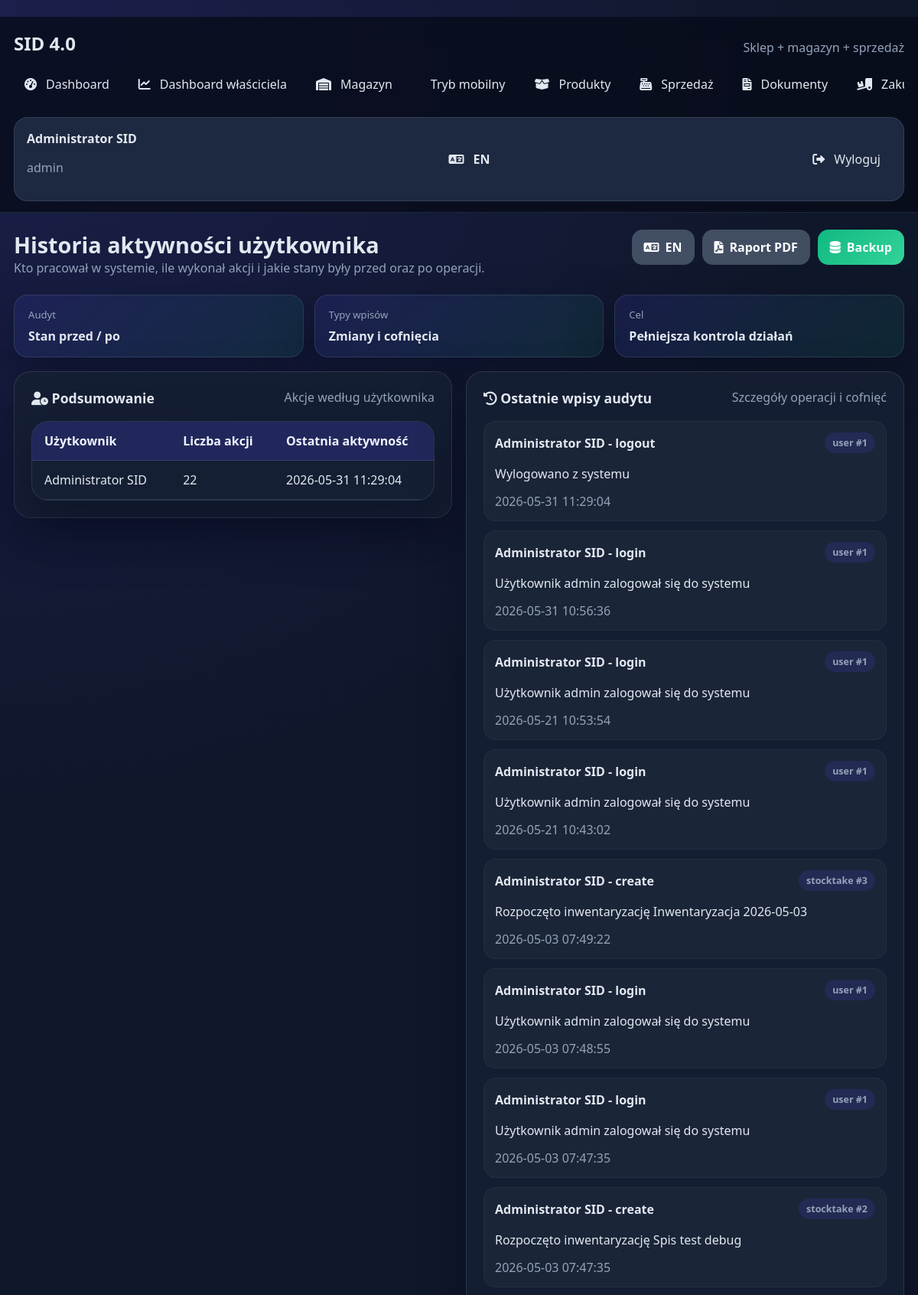
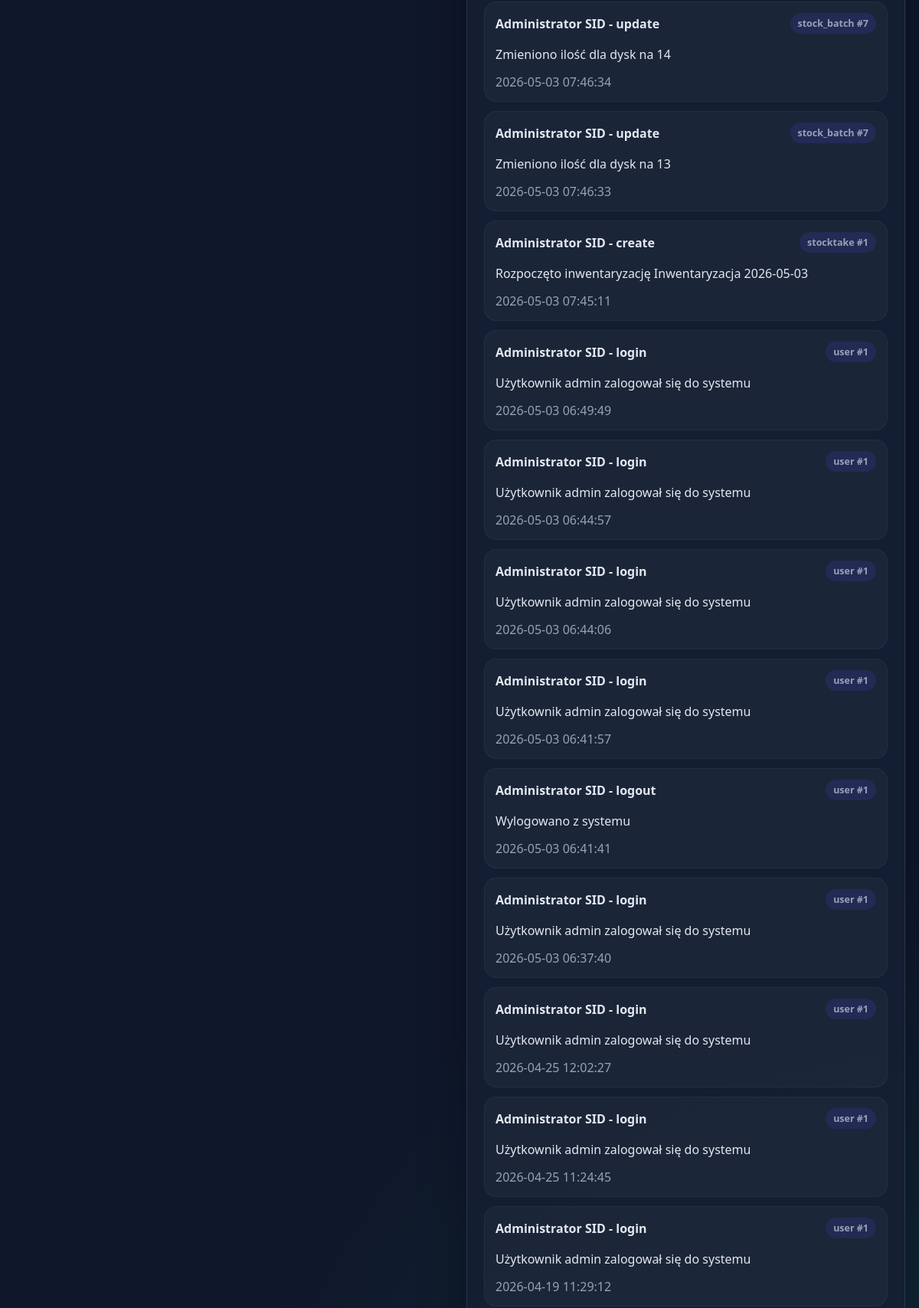
/user-activity (signed in, upper part), run on the app's committed database (2 pictures, top to bottom).
### tables this page shows
CREATE TABLE users (
        id INTEGER PRIMARY KEY AUTOINCREMENT,
        username TEXT UNIQUE NOT NULL,
        full_name TEXT NOT NULL,
        password_hash TEXT NOT NULL,
        role TEXT NOT NULL,
        active INTEGER NOT NULL DEFAULT 1,
        created_at TEXT NOT NULL
    );

CREATE TABLE audit_log (
        id INTEGER PRIMARY KEY AUTOINCREMENT,
        user_id INTEGER,
        action TEXT NOT NULL,
        entity TEXT NOT NULL,
        entity_id TEXT,
        details TEXT NOT NULL,
        created_at TEXT NOT NULL, before_state TEXT NOT NULL DEFAULT '', after_state TEXT NOT NULL DEFAULT '',
        FOREIGN KEY(user_id) REFERENCES users(id)
    );

### project.py (the view)
@app.route("/user-activity")
@login_required
@role_required("admin", "manager")
def user_activity():
    return render_template("user_activity.html", activity=get_user_activity(), recent_audit=get_recent_audit(30))

### project.py (called while the page is built)
def clean_value(value, default=""):
    if value is None:
        return default
    return str(value).strip()

def get_current_language():
    lang = clean_value(session.get("lang"), "pl").lower()
    return lang if lang in SUPPORTED_LANGUAGES else "pl"

def tr(pl_text, en_text):
    return en_text if get_current_language() == "en" else pl_text

def current_language_label():
    return "EN" if get_current_language() == "en" else "PL"

def opposite_language():
    return "pl" if get_current_language() == "en" else "en"

def get_db():
    connection = sqlite3.connect(DATABASE, factory=ManagedSQLiteConnection)
    connection.row_factory = sqlite3.Row
    return connection

def query_all(sql, params=()):
    with get_db() as connection:
        return connection.execute(sql, params).fetchall()

def query_one(sql, params=()):
    with get_db() as connection:
        return connection.execute(sql, params).fetchone()

@app.before_request
def load_logged_user():
    user_id = session.get("user_id")
    g.user = None
    if user_id:
        g.user = query_one("SELECT * FROM users WHERE id = ? AND active = 1", (user_id,))

@app.context_processor
def inject_globals():
    return {
        "current_user": g.user,
        "roles": ROLES,
        "demo_mode": session.get("demo_mode", False),
        "current_language": get_current_language(),
        "current_language_label": current_language_label(),
        "opposite_language": opposite_language(),
        "supported_languages": SUPPORTED_LANGUAGES,
        "tr": tr,
    }

def login_required(view):
    @wraps(view)
    def wrapped_view(**kwargs):
        if g.user is None:
            return redirect(url_for("login"))
        return view(**kwargs)
    return wrapped_view

def role_required(*allowed_roles):
    def decorator(view):
        @wraps(view)
        def wrapped_view(**kwargs):
            if g.user is None:
                return redirect(url_for("login"))
            if g.user["role"] not in allowed_roles:
                flash("Brak uprawnień do tej sekcji.", "error")
                return redirect(url_for("dashboard"))
            return view(**kwargs)
        return wrapped_view
    return decorator

    def __exit__(self, exc_type, exc_value, traceback):
        try:
            if exc_type is None:
                self.commit()
            else:
                self.rollback()
        finally:
            self.close()
        return False

### templates/user_activity.html (shortened to what this page needs)
{% extends "base.html" %}
{% block page_title %}{{ tr("Historia aktywności użytkownika", "User activity history") }}{% endblock %}
{% block page_subtitle %}{{ tr("Kto pracował w systemie, ile wykonał akcji i jakie stany były przed oraz po operacji.", "Who worked in the system, how many actions were done and what changed before and after operations.") }}{% endblock %}
{% block content %}
<section class="feature-strip">
    <article class="feature-chip"><span>{{ tr("Audyt", "Audit") }}</span><strong>{{ tr("Stan przed / po", "Before / after state") }}</strong></article>
    <article class="feature-chip"><span>{{ tr("Typy wpisów", "Entry types") }}</span><strong>{{ tr("Zmiany i cofnięcia", "Changes and reversals") }}</strong></article>
    <article class="feature-chip"><span>{{ tr("Cel", "Goal") }}</span><strong>{{ tr("Pełniejsza kontrola działań", "Fuller control of actions") }}</strong></article>
</section>
<section class="grid-two">
    <article class="panel-card">
        <div class="panel-head">
            <h3><i class="fas fa-user-clock"></i> {{ tr("Podsumowanie", "Summary") }}</h3>
            <span>{{ tr("Akcje według użytkownika", "Actions by user") }}</span>
        </div>
        <div class="table-wrap">
            <table>
                <thead><tr><th>{{ tr("Użytkownik", "User") }}</th><th>{{ tr("Liczba akcji", "Number of actions") }}</th><th>{{ tr("Ostatnia aktywność", "Last activity") }}</th></tr></thead>
                <tbody>
                    {% for row in activity %}
                        <tr><td>{{ row.user_name }}</td><td>{{ row.actions_count }}</td><td>{{ row.last_action }}</td></tr>
                    {% else %}
                        <tr><td colspan="3">{{ tr("Brak aktywności.", "No activity.") }}</td></tr>
                    {% endfor %}
                </tbody>
            </table>
        </div>
    </article>
    <article class="panel-card">
        <div class="panel-head">
            <h3><i class="fas fa-history"></i> {{ tr("Ostatnie wpisy audytu", "Latest audit entries") }}</h3>
            <span>{{ tr("Szczegóły operacji i cofnięć", "Operation and reversal details") }}</span>
        </div>
        <ul class="audit-list audit-list-detailed">
            {% for item in recent_audit %}
                <li>
                    <div class="audit-head-row">
                        <strong>{{ item.user_name }} - {{ item.action }}</strong>
                        <span class="badge {% if item.action == 'reverse' %}badge-warning-soft{% else %}badge-neutral{% endif %}">{{ item.entity }} #{{ item.entity_id }}</span>
                    </div>
                    <p>{{ item.details }}</p>
                    <span>{{ item.created_at }}</span>
                </li>
            {% else %}
                <li><strong>{{ tr("Brak wpisów", "No entries") }}</strong><p>{{ tr("Audyt pojawi się po pierwszych działaniach.", "Audit will appear after the first actions.") }}</p></li>
            {% endfor %}
        </ul>
    </article>
</section>
{% endblock %}

### templates/base.html (shortened to what this page needs)
﻿<!DOCTYPE html>
<html lang="{{ current_language }}" data-app-lang="{{ current_language }}">
<head>
    <link rel="stylesheet" href="{{ url_for('static', filename='style.css') }}">
    <link rel="stylesheet" href="https://cdnjs.cloudflare.com/ajax/libs/font-awesome/6.0.0/css/all.min.css">
</head>
<body class="app-shell" data-app-lang="{{ current_language }}">
    <aside class="sidebar">
        <div class="brand-block">
            <h1>SID 4.0</h1>
            <p>{{ tr("Sklep + magazyn + sprzedaż", "Store + warehouse + sales") }}</p>
        </div>
        <nav class="sidebar-nav">
            <a href="{{ url_for('dashboard') }}" class="{% if request.endpoint == 'dashboard' %}active{% endif %}"><i class="fas fa-gauge-high"></i> Dashboard</a>
            {% if current_user and current_user['role'] in ['admin', 'manager'] %}<a href="{{ url_for('owner_dashboard') }}" class="{% if request.endpoint == 'owner_dashboard' %}active{% endif %}"><i class="fas fa-chart-line"></i> {{ tr("Dashboard właściciela", "Owner dashboard") }}</a>{% endif %}
            <a href="{{ url_for('inventory') }}" class="{% if request.endpoint in ['inventory', 'add_inventory', 'edit_inventory'] %}active{% endif %}"><i class="fas fa-warehouse"></i> {{ tr("Magazyn", "Inventory") }}</a>
            <a href="{{ url_for('mobile_view') }}" class="{% if request.endpoint == 'mobile_view' %}active{% endif %}"> {{ tr("Tryb mobilny", "Mobile mode") }}</a>
            <a href="{{ url_for('products') }}" class="{% if request.endpoint == 'products' %}active{% endif %}"><i class="fas fa-box-open"></i> {{ tr("Produkty", "Products") }}</a>
            <a href="{{ url_for('sales') }}" class="{% if request.endpoint == 'sales' %}active{% endif %}"><i class="fas fa-cash-register"></i> {{ tr("Sprzedaż", "Sales") }}</a>
            <a href="{{ url_for('documents') }}" class="{% if request.endpoint in ['documents', 'document_detail', 'document_pdf'] %}active{% endif %}"><i class="fas fa-file-invoice"></i> {{ tr("Dokumenty", "Documents") }}</a>
            <a href="{{ url_for('purchases') }}" class="{% if request.endpoint == 'purchases' %}active{% endif %}"><i class="fas fa-truck-loading"></i> {{ tr("Zakupy", "Purchases") }}</a>
        </nav>
        <div class="sidebar-footer">
            <div><strong>{{ current_user['full_name'] if current_user else tr('Gość', 'Guest') }}</strong><p>{{ current_user['role'] if current_user else '' }}</p></div>
            <a href="{{ url_for('set_language', lang=opposite_language, next=request.full_path) }}" class="language-toggle"><i class="fas fa-language"></i> {{ opposite_language|upper }}</a>
            <a href="{{ url_for('logout') }}" class="logout-link"><i class="fas fa-sign-out-alt"></i> {{ tr("Wyloguj", "Log out") }}</a>
        </div>
    </aside>
    <main class="main-area">
        <header class="topbar">
            <div><h2>{% block page_title %}{% endblock %}</h2><p>{% block page_subtitle %}{% endblock %}</p></div>
            <div class="topbar-actions"><a href="{{ url_for('set_language', lang=opposite_language, next=request.full_path) }}" class="btn-secondary language-toggle"><i class="fas fa-language"></i> {{ opposite_language|upper }}</a><a href="{{ url_for('inventory_report') }}" class="btn-secondary"><i class="fas fa-file-pdf"></i> {{ tr("Raport PDF", "PDF report") }}</a>{% if current_user and current_user['role'] in ['admin', 'manager'] %}<a href="{{ url_for('backup') }}" class="btn-success"><i class="fas fa-database"></i> Backup</a>{% endif %}</div>
        </header>
        {% block content %}{% endblock %}
    </main>
</body>
</html>

### data on the page
users: full_name "Administrator SID", role "admin", user_name "Administrator SID", actions_count "22", last_action "2026-05-31 11:29:04"
audit_log: user_name "Administrator SID", action "logout", entity "user", entity_id "1", details "Wylogowano z systemu", created_at "2026-05-31 11:29:04"
audit_log: user_name "Administrator SID", action "login", entity "user", entity_id "1", details "Użytkownik admin zalogował się do systemu", created_at "2026-05-31 10:56:36"
audit_log: user_name "Administrator SID", action "login", entity "user", entity_id "1", details "Użytkownik admin zalogował się do systemu", created_at "2026-05-21 10:53:54"
audit_log: user_name "Administrator SID", action "login", entity "user", entity_id "1", details "Użytkownik admin zalogował się do systemu", created_at "2026-05-21 10:43:02"
audit_log: user_name "Administrator SID", action "create", entity "stocktake", entity_id "3", details "Rozpoczęto inwentaryzację Inwentaryzacja 2026-05-03", created_at "2026-05-03 07:49:22"
audit_log: user_name "Administrator SID", action "login", entity "user", entity_id "1", details "Użytkownik admin zalogował się do systemu", created_at "2026-05-03 07:48:55"
audit_log: user_name "Administrator SID", action "login", entity "user", entity_id "1", details "Użytkownik admin zalogował się do systemu", created_at "2026-05-03 07:47:35"
audit_log: user_name "Administrator SID", action "create", entity "stocktake", entity_id "2", details "Rozpoczęto inwentaryzację Spis test debug", created_at "2026-05-03 07:47:35"
audit_log: user_name "Administrator SID", action "update", entity "stock_batch", entity_id "7", details "Zmieniono ilość dla dysk na 14", created_at "2026-05-03 07:46:34"
audit_log: user_name "Administrator SID", action "update", entity "stock_batch", entity_id "7", details "Zmieniono ilość dla dysk na 13", created_at "2026-05-03 07:46:33"
audit_log: user_name "Administrator SID", action "create", entity "stocktake", entity_id "1", details "Rozpoczęto inwentaryzację Inwentaryzacja 2026-05-03", created_at "2026-05-03 07:45:11"
audit_log: user_name "Administrator SID", action "login", entity "user", entity_id "1", details "Użytkownik admin zalogował się do systemu", created_at "2026-05-03 06:49:49"
audit_log: user_name "Administrator SID", action "login", entity "user", entity_id "1", details "Użytkownik admin zalogował się do systemu", created_at "2026-05-03 06:44:57"
audit_log: user_name "Administrator SID", action "login", entity "user", entity_id "1", details "Użytkownik admin zalogował się do systemu", created_at "2026-05-03 06:44:06"
audit_log: user_name "Administrator SID", action "login", entity "user", entity_id "1", details "Użytkownik admin zalogował się do systemu", created_at "2026-05-03 06:41:57"
audit_log: user_name "Administrator SID", action "logout", entity "user", entity_id "1", details "Wylogowano z systemu", created_at "2026-05-03 06:41:41"
audit_log: user_name "Administrator SID", action "login", entity "user", entity_id "1", details "Użytkownik admin zalogował się do systemu", created_at "2026-05-03 06:37:40"
audit_log: user_name "Administrator SID", action "login", entity "user", entity_id "1", details "Użytkownik admin zalogował się do systemu", created_at "2026-04-25 12:02:27"
audit_log: user_name "Administrator SID", action "login", entity "user", entity_id "1", details "Użytkownik admin zalogował się do systemu", created_at "2026-04-25 11:24:45"
audit_log: user_name "Administrator SID", action "login", entity "user", entity_id "1", details "Użytkownik admin zalogował się do systemu", created_at "2026-04-19 11:29:12"

### other printed values
{{ tr("Sklep + magazyn + sprzedaż", "Store + warehouse + sales") }} "Sklep + magazyn + sprzedaż"
{{ tr("Dashboard właściciela", "Owner dashboard") }} "Dashboard właściciela"
{{ tr("Magazyn", "Inventory") }} "Magazyn"
{{ tr("Tryb mobilny", "Mobile mode") }} "Tryb mobilny"
{{ tr("Produkty", "Products") }} "Produkty"
{{ tr("Sprzedaż", "Sales") }} "Sprzedaż"
{{ tr("Dokumenty", "Documents") }} "Dokumenty"
{{ opposite_language|upper }} "EN"
{{ tr("Wyloguj", "Log out") }} "Wyloguj"
{{ tr("Historia aktywności użytkownika", "User activity history") }} "Historia aktywności użytkownika"
{{ tr("Raport PDF", "PDF report") }} "Raport PDF"
{{ tr("Audyt", "Audit") }} "Audyt"
{{ tr("Stan przed / po", "Before / after state") }} "Stan przed / po"
{{ tr("Typy wpisów", "Entry types") }} "Typy wpisów"
{{ tr("Zmiany i cofnięcia", "Changes and reversals") }} "Zmiany i cofnięcia"
